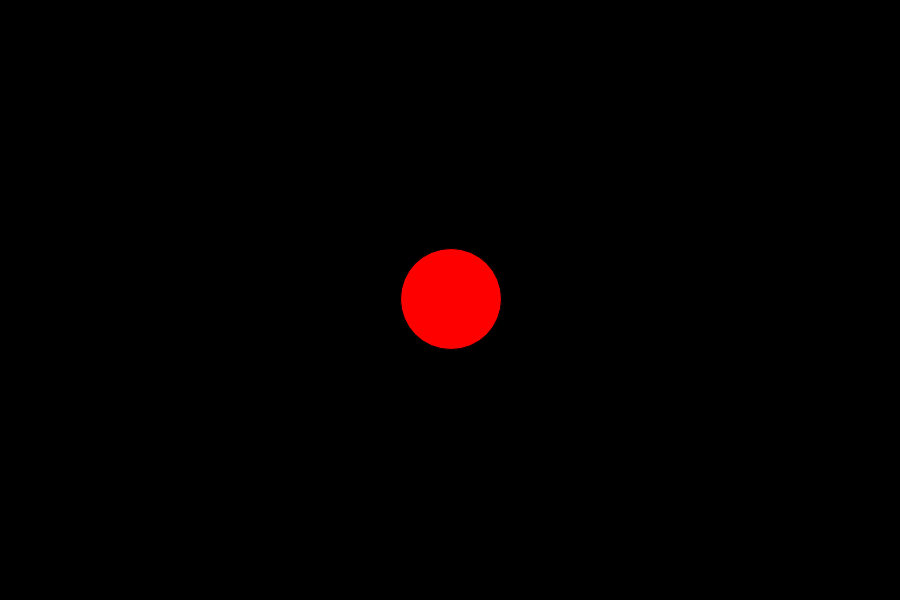
Frame 1 (no input)
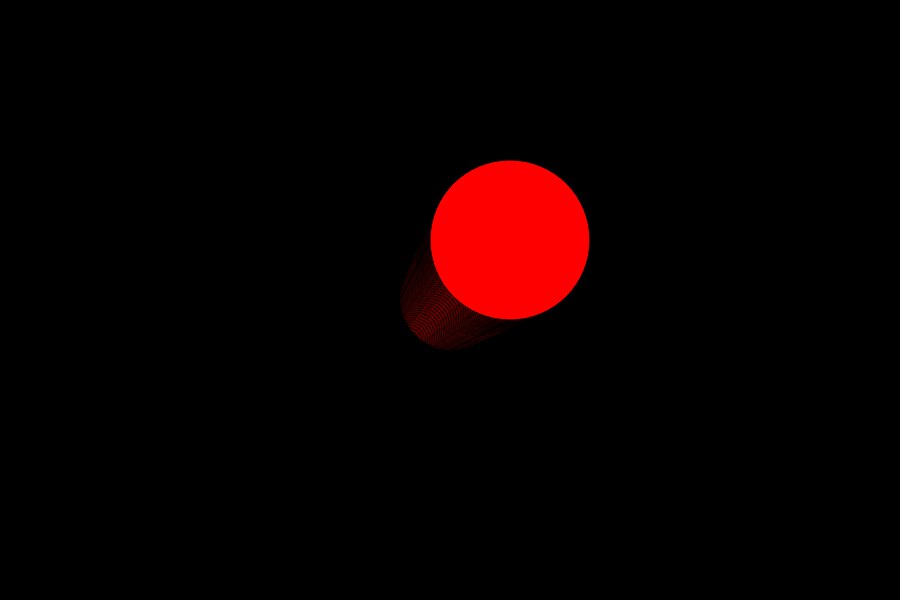
Frame 60 (no input)
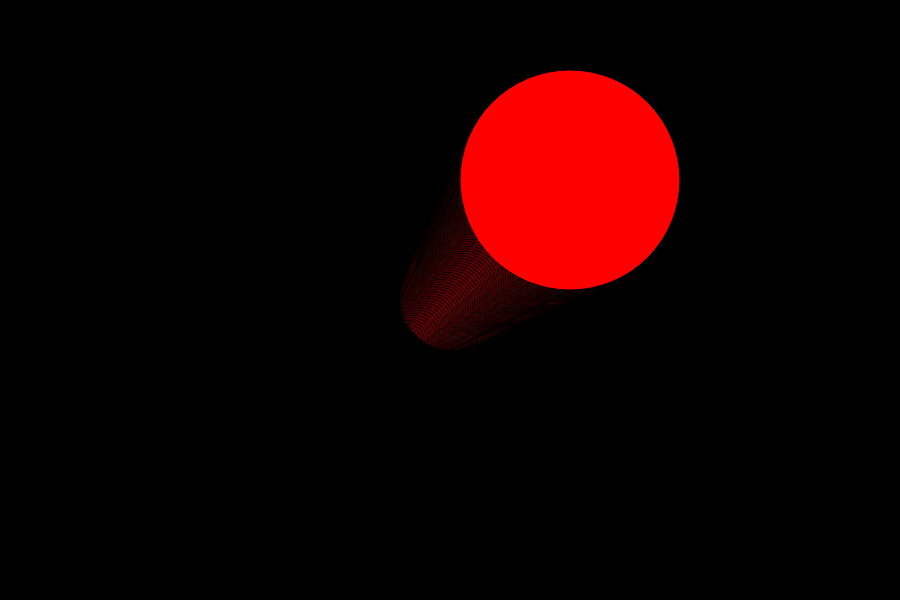
Frame 120 (the mouse pressed at the canvas centre since frame 60)

The p5.js sketch that drew these frames (run headless with seeded random() and noise() and a simulated clock; from frame 60 on, the mouse is pressed at the canvas centre):

// p5.js sketch
// ── sketch.js
var x;
var y;
var size;

function setup() {
  createCanvas(900,600);
  // createCanvas(window.innerWidth, window.innerHeight);
  background(0);
  x = width/2;
  y = height/2;
  size = 100;
  xSpd = 1;
  ySpd = -1;
  // fill(0, 255, 0);
}

function draw() {

  // background(200);
  // update
  x = x + xSpd;
  y = y + ySpd;
  size = size + 1;
  // check or compare

  // display
  fill(255,0,0);
  ellipse(x, y, size, size);
  // ellipse(width/2, height/2, 100, 100);
}
